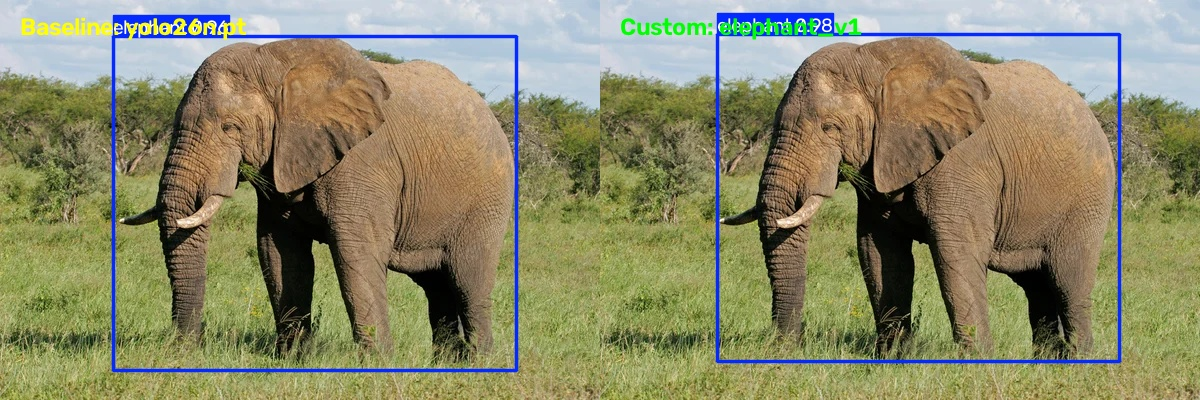
#> input picture comparison_elephant.jpg, 1200 x 400 px
$ python visualize_dataset.py ../comparison_elephant.jpg
#> lines starting #> are read from the running program, lines starting #| are printed output that depends on the picture; after the words box and inside, x2 and y2 are one past the last pixel; in counts of white or black regions, pixels touching at a corner belong together
"""
=============================================================================
🐘 PROJECT ZOGAN — DATASET LABEL VISUALIZER (Phase 3.1)
=============================================================================

Loads an image and its corresponding YOLO label (.txt) file, calculates pixel
coordinates from normalized bounding boxes, and visualizes the annotations.

Usage:
    python ai/visualize_dataset.py datasets/elephant/images/train/elephant_001.jpg
    python ai/visualize_dataset.py <image_path> --save output.jpg
    python ai/visualize_dataset.py <image_path> --no-show

Controls:
    Press any key to close the OpenCV display window (if interactive).
=============================================================================
"""

import sys
import argparse
from pathlib import Path

# Ensure terminal handles UTF-8 safely on Windows
if hasattr(sys.stdout, "reconfigure"):
    sys.stdout.reconfigure(encoding="utf-8", errors="replace")
if hasattr(sys.stderr, "reconfigure"):
    sys.stderr.reconfigure(encoding="utf-8", errors="replace")

try:
    import cv2
except ImportError:
    print("Error: OpenCV is not installed. Run: pip install opencv-python")
    sys.exit(1)


# Default class mapping for single-class elephant detection
DEFAULT_CLASS_NAMES = {0: "elephant"}

# Bounding box color palette (BGR format for OpenCV)
BOX_COLOR = (0, 255, 0)  # Vibrant green for elephant box
BADGE_BG_COLOR = (0, 200, 0)  # Green label tag background
TEXT_COLOR = (0, 0, 0)  # Black text on label badge
INFO_COLOR = (255, 255, 255)  # White text for overlay info


def find_label_path(image_path: Path) -> Path:
    """
    Finds the corresponding YOLO .txt label file for a given image.
    Looks in sibling 'labels' directory first, then alongside the image.
    """
    parts = list(image_path.parts)

    # Check if 'images' is in path and replace with 'labels'
    if "images" in parts:
        label_parts = list(parts)
        idx = label_parts.index("images")
        label_parts[idx] = "labels"
        candidate = Path(*label_parts).with_suffix(".txt")
        if candidate.exists():
            return candidate

    # Check same directory with .txt extension
    same_dir_txt = image_path.with_suffix(".txt")
    if same_dir_txt.exists():
        return same_dir_txt

    # Return expected path in labels split directory even if it doesn't exist yet
    if "images" in parts:
        label_parts = list(parts)
        idx = label_parts.index("images")
        label_parts[idx] = "labels"
        return Path(*label_parts).with_suffix(".txt")

    return image_path.with_suffix(".txt")


def visualize_image(image_path_str: str, save_path_str: str = None, show_window: bool = True) -> bool:
    """
    Loads an image and its YOLO annotations, draws bounding boxes, and displays/saves the result.
    """
#> called with image_path_str = '../comparison_elephant.jpg', show_window = True
    image_path = Path(image_path_str)
    if not image_path.exists():
        print(f"❌ Error: Image file not found: {image_path}")
        return False

    # Read image using OpenCV
    frame = cv2.imread(str(image_path))
#> frame is the input picture: shape (400, 1200, 3); mean B, G, R 106.3, 137.9, 140
    if frame is None:
        print(f"❌ Error: Failed to decode image file: {image_path}")
        return False

    img_h, img_w = frame.shape[:2]
#> img_h = 400; img_w = 1200
    label_path = find_label_path(image_path)

    print("=" * 60)
    print("PROJECT ZOGAN — DATASET VISUALIZER")
    print("=" * 60)
    print(f"Image:      {image_path} ({img_w}x{img_h} px)")
#| Image:      ../comparison_elephant.jpg (1200x400 px)
    print(f"Label File: {label_path}")
    print("-" * 60)

    # Check label file existence
    if not label_path.exists():
        print(f"[WARN] Notice: Label file does not exist at '{label_path}'")
        cv2.putText(
            frame,
            "NO LABEL FILE FOUND",
            (20, 40),
            cv2.FONT_HERSHEY_SIMPLEX,
            0.9,
            (0, 0, 255),
            2,
            cv2.LINE_AA,
        )
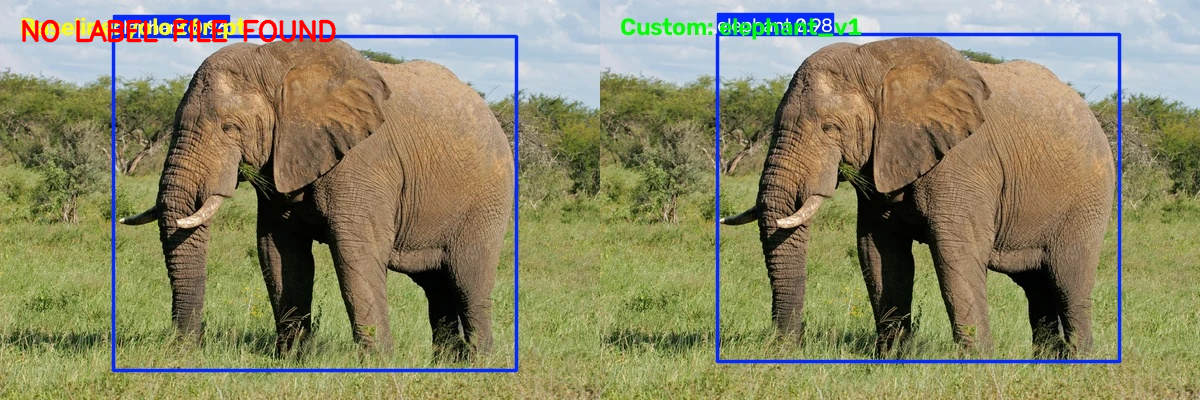
#> frame: shape (400, 1200, 3); 0.79% of pixels changed, all inside (x1, y1, x2, y2) = (21, 19, 337, 43)
    else:
        # Read and parse YOLO annotations
        with open(label_path, "r", encoding="utf-8") as f:
            lines = [ln.strip() for ln in f.readlines() if ln.strip()]

        if len(lines) == 0:
            print("[INFO] Background Sample: Label file is empty (0 bounding boxes).")
            cv2.putText(
                frame,
                "BACKGROUND SAMPLE (0 ELEPHANTS)",
                (20, 40),
                cv2.FONT_HERSHEY_SIMPLEX,
                0.8,
                (0, 255, 255),
                2,
                cv2.LINE_AA,
            )
        else:
            print(f"Found {len(lines)} annotation(s):")
            for idx, line in enumerate(lines, start=1):
                tokens = line.split()
                if len(tokens) != 5:
                    print(f"  [X] Line {idx}: Malformed line '{line}'")
                    continue

                try:
                    class_id = int(tokens[0])
                    xc = float(tokens[1])
                    yc = float(tokens[2])
                    w = float(tokens[3])
                    h = float(tokens[4])
                except ValueError:
                    print(f"  [X] Line {idx}: Non-numeric values in '{line}'")
                    continue

                class_name = DEFAULT_CLASS_NAMES.get(class_id, f"class_{class_id}")

                # Convert normalized coordinates to pixel coordinates
                x1 = int(round((xc - w / 2.0) * img_w))
                y1 = int(round((yc - h / 2.0) * img_h))
                x2 = int(round((xc + w / 2.0) * img_w))
                y2 = int(round((yc + h / 2.0) * img_h))

                # Clamp to image boundaries
                x1_clamped = max(0, min(img_w - 1, x1))
                y1_clamped = max(0, min(img_h - 1, y1))
                x2_clamped = max(0, min(img_w - 1, x2))
                y2_clamped = max(0, min(img_h - 1, y2))

                print(
                    f"  Box {idx}: {class_name} (class {class_id}) | "
                    f"Norm: [xc={xc:.3f}, yc={yc:.3f}, w={w:.3f}, h={h:.3f}] | "
                    f"Pixels: [{x1_clamped}, {y1_clamped}, {x2_clamped}, {y2_clamped}]"
                )

                # Draw bounding box rectangle
                cv2.rectangle(
                    frame,
                    (x1_clamped, y1_clamped),
                    (x2_clamped, y2_clamped),
                    BOX_COLOR,
                    3,
                )

                # Prepare label tag text
                label_text = f"#{idx} {class_name}"
                font = cv2.FONT_HERSHEY_SIMPLEX
                font_scale = 0.6
                thickness = 2
                (tw, th), baseline = cv2.getTextSize(label_text, font, font_scale, thickness)

                # Tag background rectangle
                tag_y1 = max(0, y1_clamped - th - 10)
                tag_y2 = y1_clamped
                tag_x1 = x1_clamped
                tag_x2 = min(img_w, x1_clamped + tw + 12)

                cv2.rectangle(frame, (tag_x1, tag_y1), (tag_x2, tag_y2), BADGE_BG_COLOR, -1)
                cv2.putText(
                    frame,
                    label_text,
                    (tag_x1 + 6, tag_y2 - 6),
                    font,
                    font_scale,
                    TEXT_COLOR,
                    thickness,
                    cv2.LINE_AA,
                )

    # Save output image
    if save_path_str:
        out_path = Path(save_path_str)
    else:
        out_path = Path.cwd() / f"annotated_{image_path.name}"

    cv2.imwrite(str(out_path), frame)
    print(f"[OK] Saved visual preview to: {out_path}")

    # Display window if requested and supported
    if show_window:
        try:
            window_name = f"Project Zogan - Dataset Visualizer: {image_path.name}"
            cv2.imshow(window_name, frame)
            print("Press any key in the window to close...")
            cv2.waitKey(0)
            cv2.destroyAllWindows()
        except cv2.error as e:
            print(f"[INFO] GUI window unavailable in this environment: {e}")

    print("=" * 60)
    return True


def main():
    parser = argparse.ArgumentParser(description="Visualize YOLO bounding box annotations on a dataset image.")
    parser.add_argument(
        "image",
        type=str,
        help="Path to the image file to visualize",
    )
    parser.add_argument(
        "--save",
        type=str,
        default=None,
        help="Optional path to save the annotated output image",
    )
    parser.add_argument(
        "--no-show",
        action="store_true",
        help="Do not display interactive GUI window (useful for headless / automated runs)",
    )
    args = parser.parse_args()

    success = visualize_image(
        args.image,
        save_path_str=args.save,
        show_window=not args.no_show,
    )
    sys.exit(0 if success else 1)
#> (the program exits here)

$ run again, on predicted_elephant.jpg
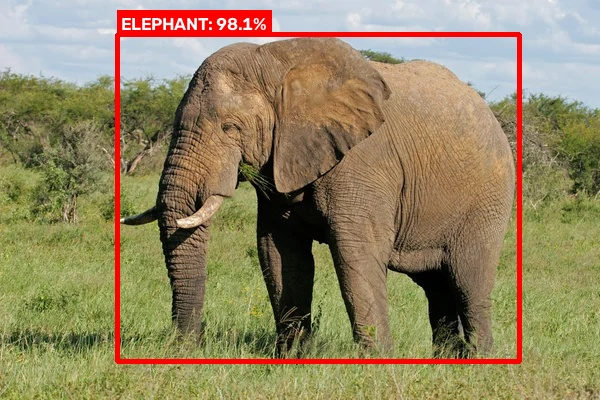
#> input picture predicted_elephant.jpg, 600 x 400 px
#> in visualize_image, frame is the input picture: shape (400, 600, 3); mean B, G, R 98.8, 133.8, 148.2
#| Image:      ../predicted_elephant.jpg (600x400 px)
#> in visualize_image, `cv2.putText( frame, "NO LABEL FILE FOUND", (20, 40), cv2.FONT_HERSHEY_..`:
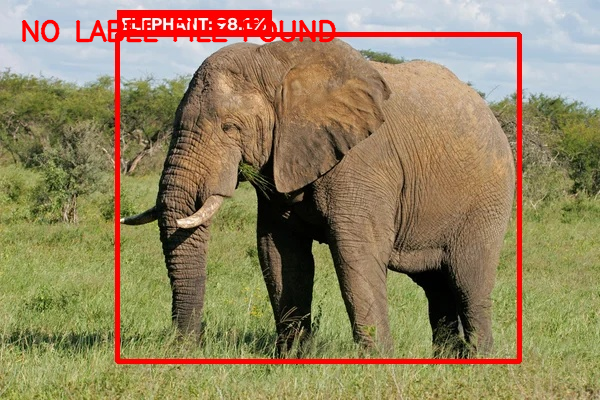
#> frame: shape (400, 600, 3); 1.5% of pixels changed, all inside (x1, y1, x2, y2) = (21, 19, 337, 43)
